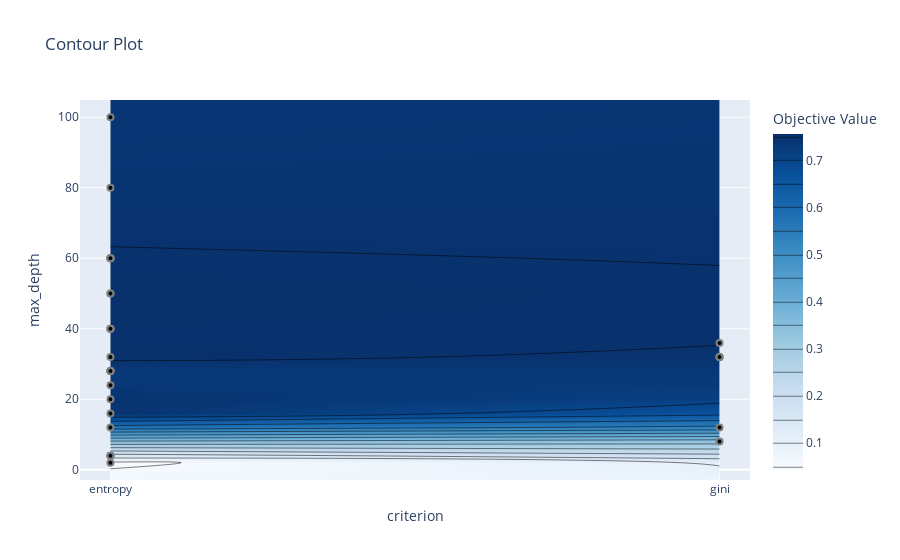

Notebook cell for this chart:
### Code cell
# plots parameter interactive chart from we can choose which hyperparameter space has to explore
optuna.visualization.plot_contour(study)

### Figure 1 — Plotly figure (JSON) as saved in the notebook; plotly's stock layout.template omitted (floating-point values rounded to 4 significant figures)
{"data": [{"colorbar": {"title": {"text": "Objective Value"}}, "colorscale": [[0, "rgb(247,251,255)"], [0.125, "rgb(222,235,247)"], [0.25, "rgb(198,219,239)"], [0.375, "rgb(158,202,225)"], [0.5, "rgb(107,174,214)"], [0.625, "rgb(66,146,198)"], [0.75, "rgb(33,113,181)"], [0.875, "rgb(8,81,156)"], [1, "rgb(8,48,107)"]], "connectgaps": true, "contours": {"coloring": "heatmap"}, "hoverinfo": "none", "line": {"smoothing": 1.3}, "reversescale": false, "type": "contour", "x": ["entropy", "gini"], "y": [-2.9, 2, 4, 8, 12, 16, 20, 24, 28, 32, 36, 40, 50, 60, 80, 100, 104.9], "z": [[null, null], [0.04292, null], [0.1283, null], [null, 0.323], [0.5763, 0.5371], [0.7455, null], [0.7472, null], [0.7344, null], [0.7331, null], [0.7559, 0.7447], [null, 0.7511], [0.7527, null], [0.7554, null], [0.7513, null], [0.7436, null], [0.7384, null], [null, null]]}, {"marker": {"color": "black", "line": {"color": "Grey", "width": 2}}, "mode": "markers", "showlegend": false, "type": "scatter", "x": ["entropy", "entropy", "entropy", "entropy", "entropy", "entropy", "entropy", "gini", "gini", "entropy", "gini", "entropy", "entropy", "entropy", "gini", "entropy", "entropy", "entropy", "gini", "entropy", "entropy", "entropy", "entropy", "entropy", "entropy", "entropy", "gini", "entropy", "entropy", "entropy"], "y": [50, 32, 2, 4, 4, 12, 40, 8, 12, 4, 32, 40, 40, 100, 32, 80, 16, 20, 36, 60, 60, 60, 24, 28, 28, 28, 32, 28, 60, 50]}], "layout": {"title": {"text": "Contour Plot"}, "xaxis": {"range": [-0.05, 1.05], "title": {"text": "criterion"}, "type": "category"}, "yaxis": {"range": [-2.9, 104.9], "title": {"text": "max_depth"}}}}
